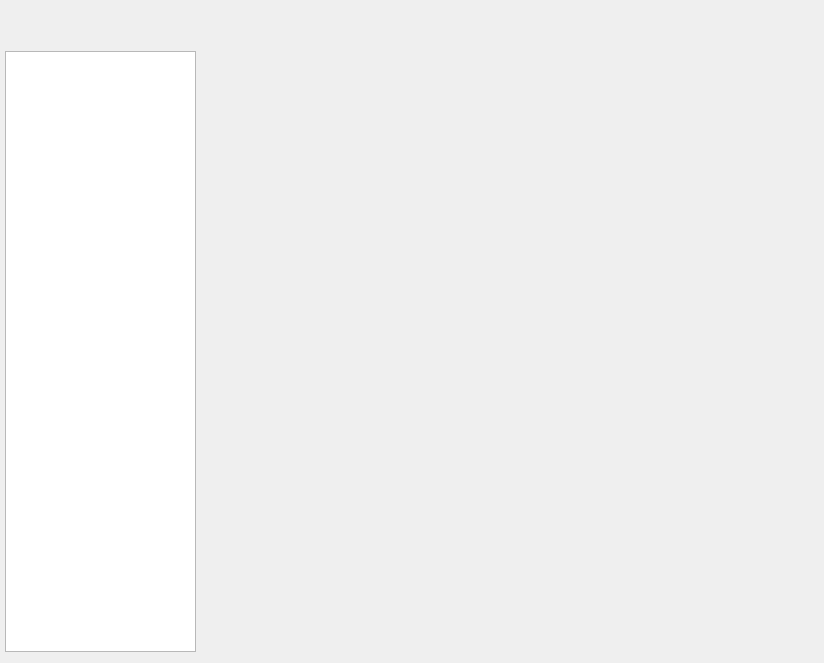
<?xml version="1.0" encoding="UTF-8"?>
<ui version="4.0">
 <class>DbWidget</class>
 <widget class="QWidget" name="DbWidget">
  <property name="geometry">
   <rect>
    <x>0</x>
    <y>0</y>
    <width>824</width>
    <height>663</height>
   </rect>
  </property>
  <property name="windowTitle">
   <string>Form</string>
  </property>
  <widget class="QListView" name="listView">
   <property name="geometry">
    <rect>
     <x>5</x>
     <y>51</y>
     <width>191</width>
     <height>601</height>
    </rect>
   </property>
  </widget>
  <widget class="QStackedWidget" name="stackedWidget">
   <property name="geometry">
    <rect>
     <x>219</x>
     <y>59</y>
     <width>581</width>
     <height>591</height>
    </rect>
   </property>
   <widget class="QWidget" name="page"/>
   <widget class="QWidget" name="page_2"/>
  </widget>
 </widget>
 <resources/>
 <connections/>
</ui>
